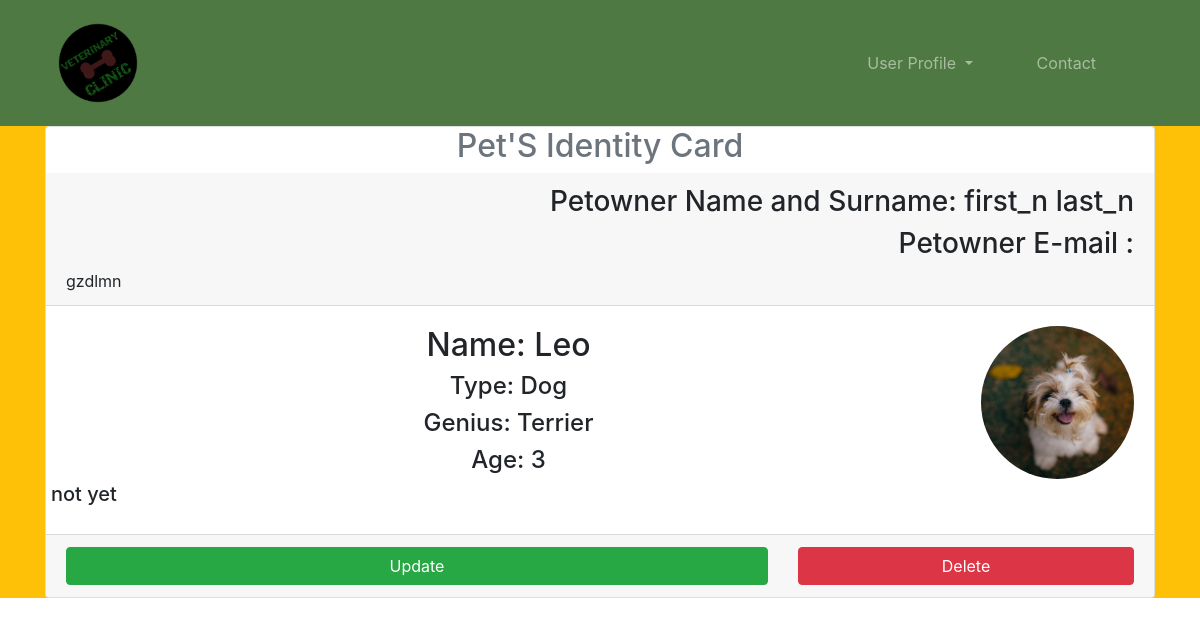
The page /pet/detail/20 on the database its author committed.
### pet/models.py (models this page shows)
class Pet(models.Model):
    petowner = models.ForeignKey("auth.user", on_delete=models.CASCADE)
    image = models.FileField(null=True, blank=True, verbose_name="Image")
    type = models.CharField(max_length=20, verbose_name="Type")
    genius = models.CharField(max_length=20, verbose_name="Genius")
    name = models.CharField(max_length=20, verbose_name="Name")
    age = models.CharField(max_length=4, verbose_name="Age")
    explanation = models.TextField(verbose_name="Explanation")
    created_date = models.DateField(auto_now_add=True, verbose_name="Created Date")

### pet/views.py (the view)
# urls.py: path('detail/<int:id>', views.detail, name='detail'),
def detail(request,id):
    pet = get_object_or_404(Pet, id=id)
    return render(request, "detail.html", {"pet":pet})

### templates/detail.html (shortened to what this page needs)
{% extends "base.html" %}
{% block body %}
    <header class="container-fluid bg-warning">
        <div class="container">
            <div class="card">
                <h2 class="text-center text-muted">Pet'S Identity Card</h2>
                <div class="card-header">
                    <h3 class="text-right">Petowner Name and Surname: {{pet.petowner.first_name}} {{pet.petowner.last_name}}</h3>
                    <h3 class="text-right">Petowner E-mail : {{pet.petowner.email}}</h3>{{pet.petowner}}
                </div>
                <div class="card-body">
                     <div class="row">
                        <div class="col-md-6 col-lg-10 text-center">
                            <h2>Name: {{pet.name}}</h2>
                            <h4>Type: {{pet.type}}</h4>
                            <h4>Genius: {{pet.genius}}</h4>
                            <h4>Age: {{pet.age}}</h4>
                        </div>
                        {% if pet.image %}
                        <div class="col-md-6 col-lg-2">
                            <img src="{{pet.image.url}}" class="img-fluid rounded-circle">
                        </div>
                        {% endif %}
                    </div>
                    <div class="row">
                        <h5>{{pet.explanation}}</h5>
                    </div>
                </div>
                <div class="card-footer">
                    <div class="row">
                        <div class="col-8">
                            <a class="btn btn-success d-block w-100" href="/pet/update/{{pet.id}}">Update</a>
                        </div>
                        <div class="col-4">
                            <a class="btn btn-danger d-block w-100" href="/pet/delete/{{pet.id}}">Delete</a>
                        </div>
                    </div>
                </div>
            </div>
        </div>
    </header>
{% endblock %}

### static/css/style.css (style rules this page uses)
body { margin: 0 !important; padding: 0 !important; }

### rows shown on the page
Pet: petowner.first_name "first_n", petowner.last_name "last_n", petowner "gzdlmn", name "Leo", type "Dog", genius "Terrier", age "3", image (picture), explanation "not yet"
